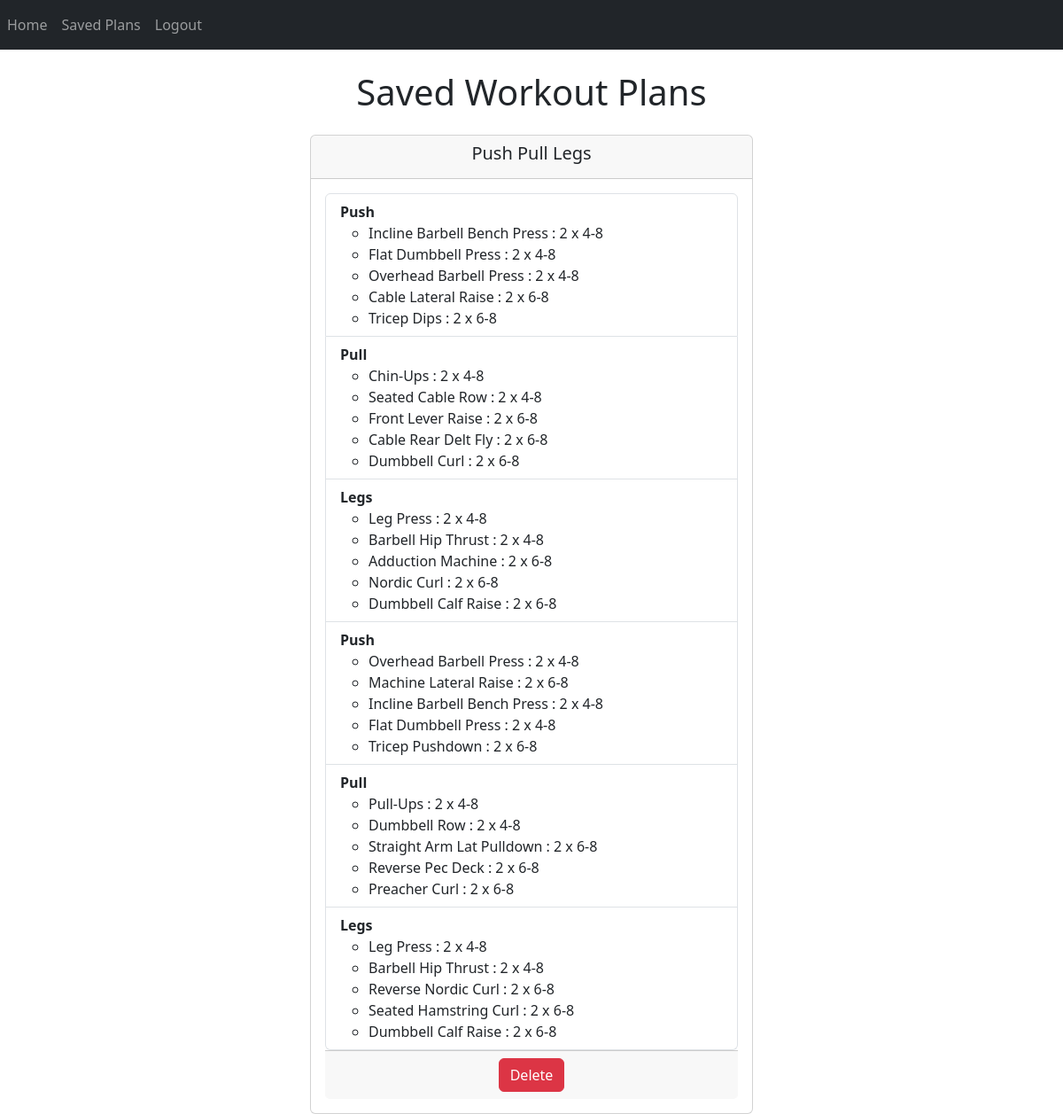
The app's page /saved_plans (signed in) with its own data.
### website/models.py (models this page shows, shortened)
class SavedPlan(db.Model):
    id = db.Column(db.Integer, primary_key=True)
    split_name = db.Column(db.String(100), nullable=False)
    plan = db.Column(db.Text, nullable=False)
    user_id = db.Column(db.Integer, db.ForeignKey('user.id'), nullable=False)
    def get_plan_data(self):
            try:
                print("Encoded JSON:")
                return json.loads(self.plan)  # Convert JSON string back to dict
            except json.JSONDecodeError as e:
                print("Error decoding JSON:", e)
                return {}

### website/views.py (the view)
@views.route('/saved_plans')
@login_required
def saved_plans():
    plans = SavedPlan.query.filter_by(user_id=current_user.id).all()
    return render_template("saved_plans.html", user=current_user, plans=plans)

### website/__init__.py (called while the page is built)
def create_app():
    app = Flask(__name__)
    app.config['SECRET_KEY'] = 'hjdaksdhjkasdhjklasdhjka'
    app.config['SQLALCHEMY_DATABASE_URI'] = f'sqlite:///{DB_NAME}'
    db.init_app(app)
    from .views import views
    from .auth import auth
    app.register_blueprint(views, url_prefix='/')
    app.register_blueprint(auth, url_prefix='/')
    from .models import User, WorkoutPreferences, WorkoutSplit, WorkoutDay, ExerciseRole, Exercise, SavedPlan
    with app.app_context():
        db.create_all()
    login_manager = LoginManager()
    login_manager.login_view = 'auth.login'
    login_manager.init_app(app)
    @login_manager.user_loader
    def load_user(id):
        return User.query.get(int(id))
    return app

### website/templates/saved_plans.html (shortened to what this page needs)
{% extends "base.html" %}
{% block content %}
<div class="container mt-4">
    <h1 class="text-center mb-4">Saved Workout Plans</h1>
    {% if plans %}
    <div id="workoutCarousel" class="carousel slide" data-bs-ride="carousel">
        <div class="carousel-inner">
            {% for plan in plans %}
            <div class="carousel-item {% if loop.first %}active{% endif %}">
                <div class="card mx-auto" style="max-width: 500px;">
                    <div class="card-header text-center">
                        <h5 class="card-title">{{ plan.split_name }}</h5>
                    </div>
                    <div class="card-body">
                        <ul class="list-group">
                            {% for day in plan.get_plan_data().days %}
                            <li class="list-group-item">
                                <strong>{{ day.name }}</strong>
                                <ul>
                                    {% for exercise in day.exercises %}
                                    <li>{{ exercise.name }} : {{exercise.sets}} x {{exercise.start_reps}}-{{exercise.end_reps}}</li>
                                    {% endfor %}
                                </ul>
                            </li>
                            {% endfor %}
                        </ul>
                    <div class="card-footer text-center">
                        <form method="POST" action="{{ url_for('views.delete_plan', plan_id=plan.id) }}" style="display:inline;">
                            <button type="submit" class="btn btn-danger" onclick="return confirm('Are you sure you want to delete this plan?');">Delete</button>
                        </form>
                    </div>
                    </div>
                </div>
            </div>
            {% endfor %}
        </div>
        <button class="carousel-control-prev" type="button" data-bs-target="#workoutCarousel" data-bs-slide="prev">
            <span class="carousel-control-prev-icon" aria-hidden="true"></span>
        </button>
        <button class="carousel-control-next" type="button" data-bs-target="#workoutCarousel" data-bs-slide="next">
            <span class="carousel-control-next-icon" aria-hidden="true"></span>
        </button>
    </div>
        {% else %}
        <p class="text-center">No workout plans available. Please generate a plan first.</p>
    {% endif %}
</div>
{% endblock %}

### website/templates/base.html (shortened to what this page needs)
<!DOCTYPE html>
<html>
  <head>
    <link href="https://cdn.jsdelivr.net/npm/bootstrap@5.3.0/dist/css/bootstrap.min.css" rel="stylesheet">
  </head>
  <body>
      <nav class="navbar navbar-expand-lg navbar-dark bg-dark">
        <div class="collapse navbar-collapse" id="navbar">
          <div class="navbar-nav">
            {% if user.is_authenticated %}
            <a class="nav-item nav-link" id="home" href="/">Home</a>
            <a class="nav-item nav-link" id="savedPlans" href="/saved_plans">Saved Plans</a>
            <a class="nav-item nav-link" id="logout" href="/logout">Logout</a>
            {% else %}
            <a class="nav-item nav-link" id="home" href="/">Home</a>
            <a class="nav-item nav-link" id="login" href="/login">Login</a>
            <a class="nav-item nav-link" id="signUp" href="/sign-up">Sign Up</a>
            {% endif %}
          </div>
        </div>
      </nav>
      {% block content %}{% endblock %}
    </body>
</html>

### records on screen
SavedPlan: split_name "Push Pull Legs", name "Push" "Pull" "Legs" "Push" "Pull" "Legs", name "Incline Barbell Bench Press" "Flat Dumbbell Press" "Overhead Barbell Press" "Cable Lateral Raise" "Tricep Dips" "Chin-Ups" "Seated Cable Row" "Front Lever Raise" "Cable Rear Delt Fly" "Dumbbell Curl" "Leg Press" "Barbell Hip Thrust" "Adduction Machine" "Nordic Curl" "Dumbbell Calf Raise" "Overhead Barbell Press" "Machine Lateral Raise" "Incline Barbell Bench Press" "Flat Dumbbell Press" "Tricep Pushdown" "Pull-Ups" "Dumbbell Row" "Straight Arm Lat Pulldown" "Reverse Pec Deck" "Preacher Curl" "Leg Press" "Barbell Hip Thrust" "Reverse Nordic Curl" "Seated Hamstring Curl" "Dumbbell Calf Raise", sets "2" "2" "2" "2" "2" "2" "2" "2" "2" "2" "2" "2" "2" "2" "2" "2" "2" "2" "2" "2" "2" "2" "2" "2" "2" "2" "2" "2" "2" "2", start_reps "4" "4" "4" "6" "6" "4" "4" "6" "6" "6" "4" "4" "6" "6" "6" "4" "6" "4" "4" "6" "4" "4" "6" "6" "6" "4" "4" "6" "6" "6", end_reps "8" "8" "8" "8" "8" "8" "8" "8" "8" "8" "8" "8" "8" "8" "8" "8" "8" "8" "8" "8" "8" "8" "8" "8" "8" "8" "8" "8" "8" "8"
